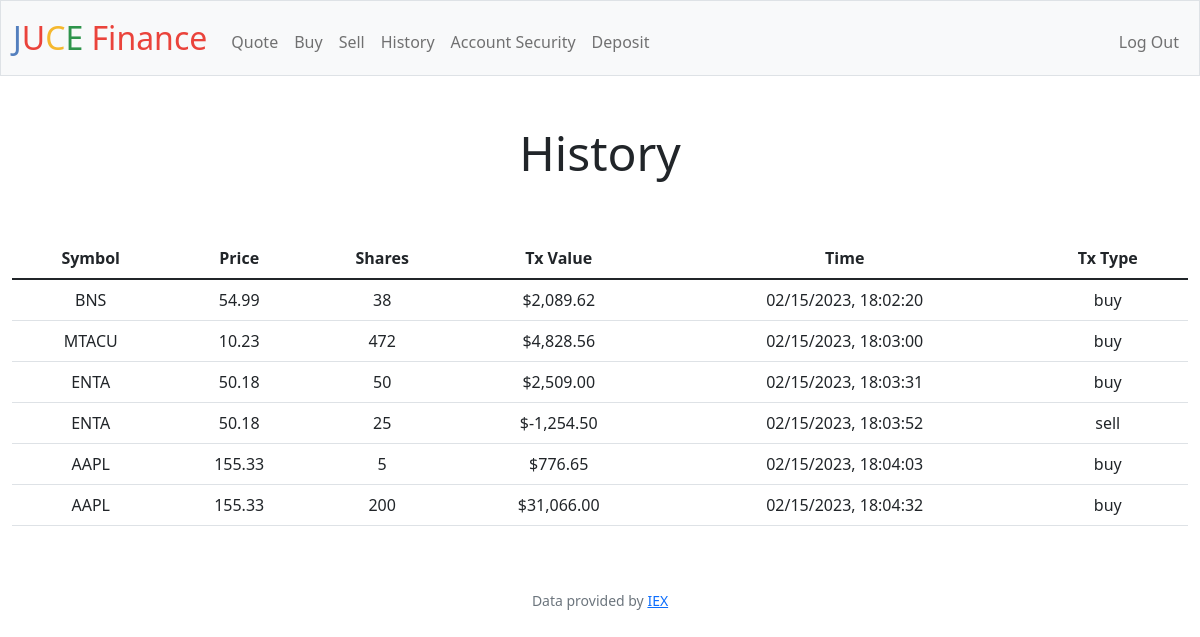
The app's page /history (signed in) with its own data.
### tables this page shows
CREATE TABLE history (id INTEGER PRIMARY KEY AUTOINCREMENT NOT NULL, userid NUMERIC NOT NULL, price NUMERIC NOT NULL, shares NUMERIC NOT NULL, cost NUMERIC NOT NULL, symbol TEXT NOT NULL, time DATE NOT NULL, type TEXT NOT NULL);

### app.py (the view)
@app.route("/history")
@login_required
def history():
    userid = session["user_id"]
    history = db.execute("SELECT * FROM history WHERE userid = ?", userid)
    return render_template("history.html", history=history)

### app.py (called while the page is built)
@app.after_request
def after_request(response):
    response.headers["Cache-Control"] = "no-cache, no-store, must-revalidate"
    response.headers["Expires"] = 0
    response.headers["Pragma"] = "no-cache"
    return response

### helpers.py (called while the page is built)
def login_required(f):
    @wraps(f)
    def decorated_function(*args, **kwargs):
        if session.get("user_id") is None:
            return redirect("/login")
        return f(*args, **kwargs)
    return decorated_function

### templates/history.html (shortened to what this page needs)
{% extends "layout.html" %}
{% block main %}
    <h1 class="header">History</h1>
    <br>
    <br>
    <table action="/history" class="table">
        <thead>
            <tr>
                <th>Symbol</th>
                <th>Price</th>
                <th>Shares</th>
                <th>Tx Value</th>
                <th>Time</th>
                <th>Tx Type</th>
            </tr>
        </thead>
        <tbody>
            {% for dict in history %}
                <tr>
                    <td>{{ dict.symbol }}</td>
                    <td>{{ dict.price }}</td>
                    <td>{{ dict.shares }}</td>
                    <td>{{ dict.cost }}</td>
                    <td>{{ dict.time }}</td>
                    <td>{{ dict.type }}</td>
                </tr>
            {% endfor %}
        </tbody>
    </table>
{% endblock %}

### templates/layout.html (shortened to what this page needs)
<!DOCTYPE html>
<html lang="en">
    <head>
        <link href="https://cdn.jsdelivr.net/npm/bootstrap@5.1.3/dist/css/bootstrap.min.css" rel="stylesheet">
        <link href="/static/styles.css" rel="stylesheet">
    </head>
    <body>
        <nav class="bg-light border navbar navbar-expand-md navbar-light">
            <div class="container-fluid">
                <a class="navbar-brand" href="/"><span class="blue">J</span><span class="red">U</span><span class="yellow">C</span><span class="green">E</span> <span class="red">Finance</span></a>
                <div class="collapse navbar-collapse" id="navbar">
                    {% if session["user_id"] %}
                        <ul class="navbar-nav me-auto mt-2">
                            <li class="nav-item"><a class="nav-link" href="/quote">Quote</a></li>
                            <li class="nav-item"><a class="nav-link" href="/buy">Buy</a></li>
                            <li class="nav-item"><a class="nav-link" href="/sell">Sell</a></li>
                            <li class="nav-item"><a class="nav-link" href="/history">History</a></li>
                            <li class="nav-item"><a class="nav-link" href="/verifypw">Account Security</a></li>
                            <li class="nav-item"><a class="nav-link" href="/addcash">Deposit</a></li>
                        </ul>
                        <ul class="navbar-nav ms-auto mt-2">
                            <li class="nav-item"><a class="nav-link" href="/logout">Log Out</a></li>
                        </ul>
                    {% else %}
                        <ul class="navbar-nav ms-auto mt-2">
                            <li class="nav-item"><a class="nav-link" href="/register">Register</a></li>
                            <li class="nav-item"><a class="nav-link" href="/login">Log In</a></li>
                        </ul>
                    {% endif %}
                </div>
            </div>
        </nav>
        <main class="container-fluid py-5 text-center">
            {% block main %}{% endblock %}
        </main>
        <footer class="mb-5 small text-center text-muted">
            Data provided by <a href="https://iexcloud.io/">IEX</a>
        </footer>
    </body>
</html>

### static/styles.css (style rules this page uses)
nav .navbar-brand { font-size: xx-large; }
nav .navbar-brand .blue { color: #537fbe; }
nav .navbar-brand .red { color: #ea433b; }
nav .navbar-brand .yellow { color: #f5b82e; }
nav .navbar-brand .green { color: #2e944b; }
.header { font-weight: bold; font-weight: 200; font-size: 3rem; }

### records on screen
history: symbol "BNS", price "54.99", shares "38", cost "$2,089.62", time "02/15/2023, 18:02:20", type "buy"
history: symbol "MTACU", price "10.23", shares "472", cost "$4,828.56", time "02/15/2023, 18:03:00", type "buy"
history: symbol "ENTA", price "50.18", shares "50", cost "$2,509.00", time "02/15/2023, 18:03:31", type "buy"
history: symbol "ENTA", price "50.18", shares "25", cost "$-1,254.50", time "02/15/2023, 18:03:52", type "sell"
history: symbol "AAPL", price "155.33", shares "5", cost "$776.65", time "02/15/2023, 18:04:03", type "buy"
history: symbol "AAPL", price "155.33", shares "200", cost "$31,066.00", time "02/15/2023, 18:04:32", type "buy"
